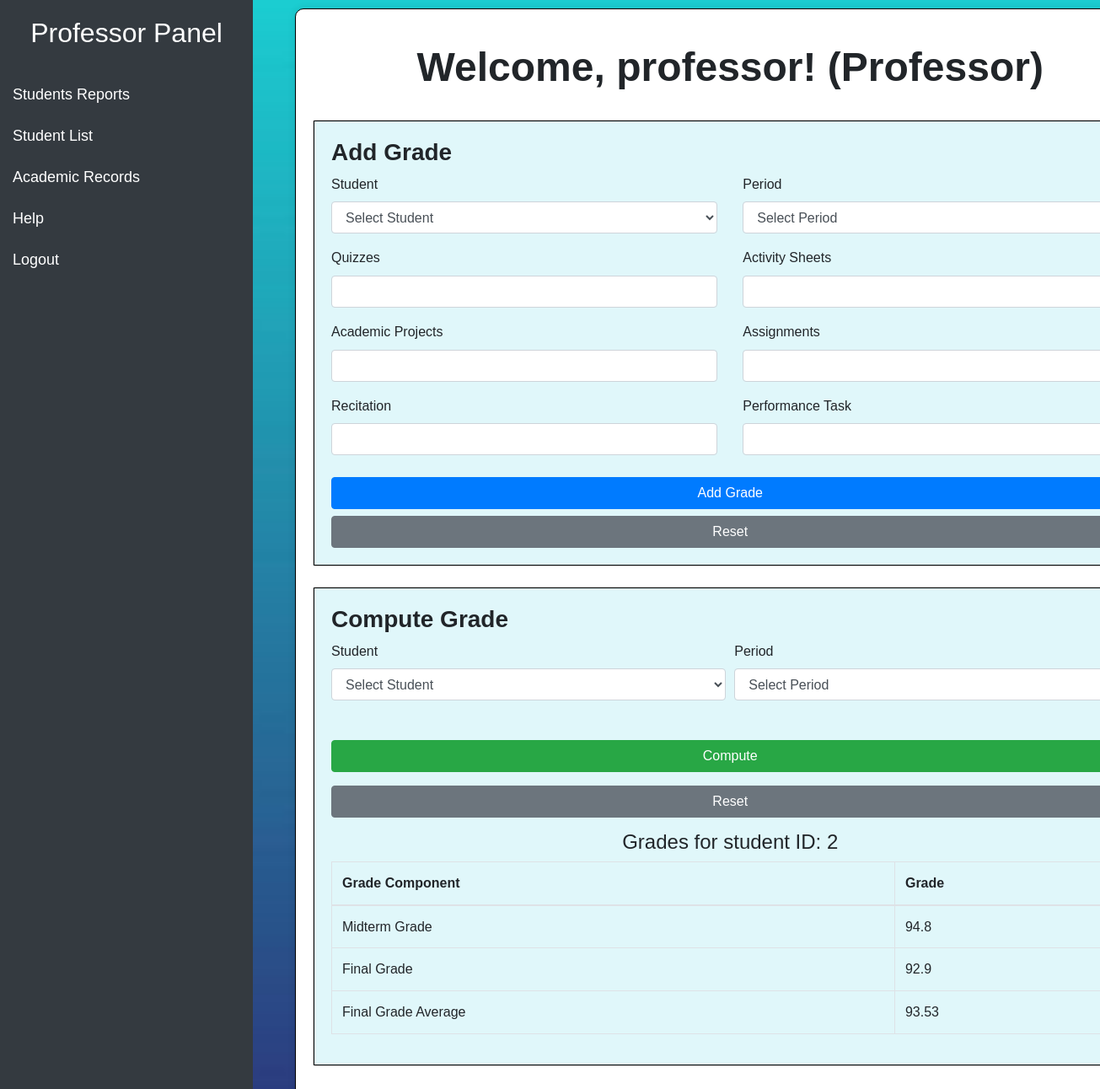
The app's page /professor_dashboard.php?compute_student_id=2 (signed in), older data.
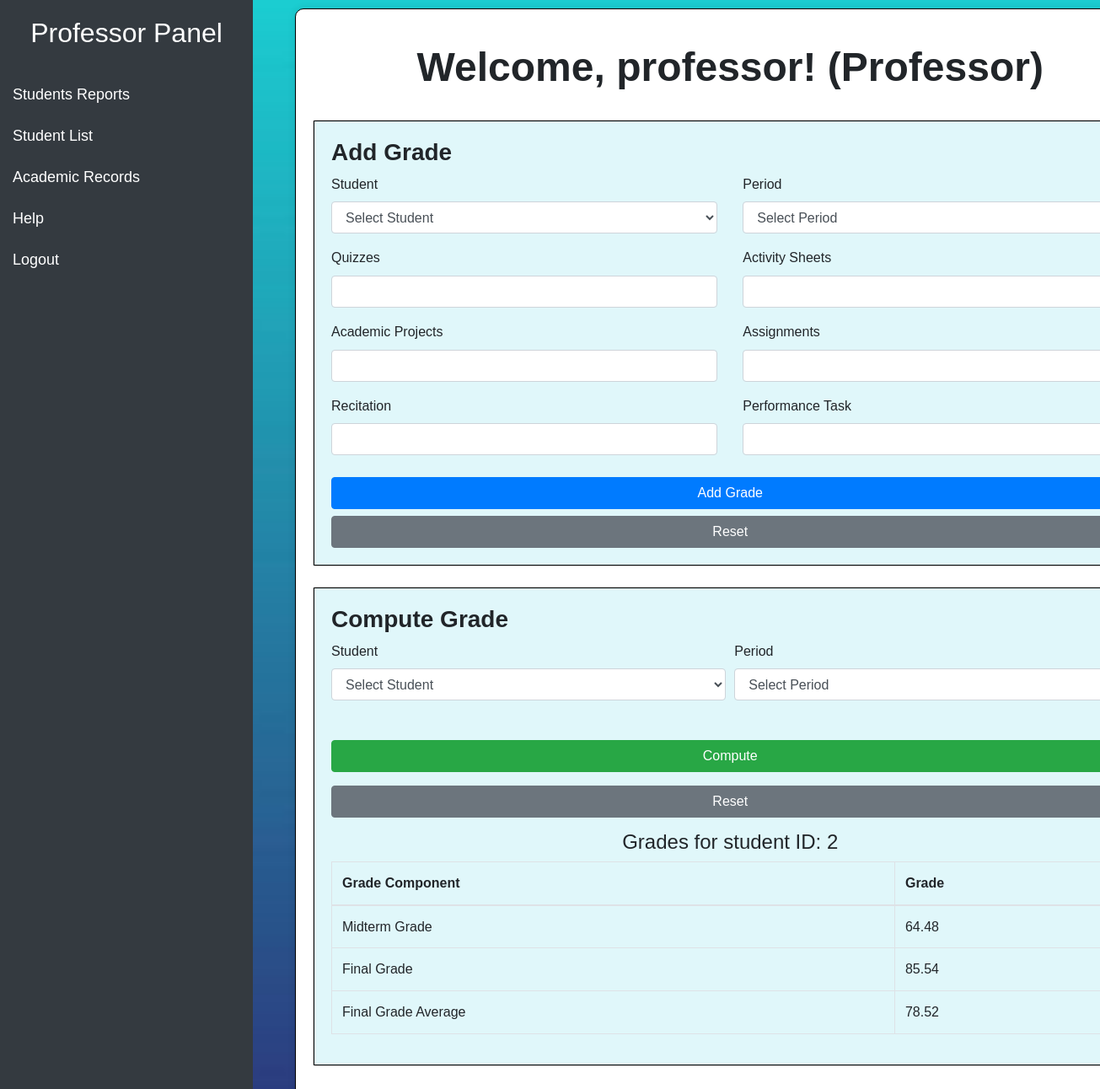
The same page, newer data.
### tables this page shows
CREATE TABLE `grades` (
  `id` int(11) NOT NULL,
  `student_id` int(11) DEFAULT NULL,
  `course_id` int(11) DEFAULT NULL,
  `period` enum('1','2','3','4','PE','ME','SFE','FE') DEFAULT NULL,
  `quizzes` float DEFAULT NULL,
  `academic_projects` float DEFAULT NULL,
  `recitation` float DEFAULT NULL,
  `performance_task` float DEFAULT NULL,
  `activity_sheets` float DEFAULT NULL,
  `assignments` float DEFAULT NULL,
  `prelim_exam` float DEFAULT NULL,
  `midterm_exam` float DEFAULT NULL,
  `semi_final_exam` float DEFAULT NULL,
  `final_exam` float DEFAULT NULL,
  `exam_score` float DEFAULT NULL,
  `remarks` varchar(20) DEFAULT NULL,
  `lec_lab` enum('LEC','LAB') DEFAULT NULL,
  `units` int(11) DEFAULT NULL,
  `total_units` int(11) DEFAULT NULL,
  `total_load_units` int(11) DEFAULT NULL,
  `status` enum('enrolled','dropped','completed') DEFAULT 'enrolled'
);

### professor_dashboard.php (the view, shortened to what this page needs)
<?php
include 'config.php';
function compute_class_standing($student_id) {
    global $conn;
    $sql = "SELECT * FROM grades WHERE student_id=$student_id";
    $result = $conn->query($sql);
    $CS = 0;
    while ($row = $result->fetch_assoc()) {
        $CS += min($row['quizzes'], 99) * 0.05 +
               min($row['academic_projects'], 99) * 0.10 +
               min($row['recitation'], 99) * 0.10 +
               min($row['performance_task'], 99) * 0.20 +
               min($row['activity_sheets'], 99) * 0.20 +
               min($row['assignments'], 99) * 0.10;
    }
    return min($CS, 99);
}
function compute_midterm_grade($student_id) {
    global $conn;
    $CS = compute_class_standing($student_id);
    $sql = "SELECT * FROM grades WHERE student_id=$student_id AND period='ME'";
    $result = $conn->query($sql);
    $ME = 0;
    if ($row = $result->fetch_assoc()) {
        $ME = min($row['midterm_exam'], 99);
    }
    return min(($ME + 4 * $CS) / 5, 99);
}
function compute_tentative_final_grade($student_id) {
    global $conn;
    $CS = compute_class_standing($student_id);
    $sql = "SELECT * FROM grades WHERE student_id=$student_id AND period='SFE'";
    $result = $conn->query($sql);
    $SFE = 0;
    if ($row = $result->fetch_assoc()) {
        $SFE = min($row['semi_final_exam'], 99);
    }
    return min(($SFE + 4 * $CS) / 5, 99);
}
function compute_final_grade($student_id) {
    global $conn;
    $TFG = compute_tentative_final_grade($student_id);
    $sql = "SELECT * FROM grades WHERE student_id=$student_id AND period='FE'";
    $result = $conn->query($sql);
    $FE = 0;
    if ($row = $result->fetch_assoc()) {
        $FE = min($row['final_exam'], 99);
    }
    return min(($TFG + $FE) / 2, 99);
}
function compute_final_grade_average($student_id) {
    $MG = compute_midterm_grade($student_id);
    $FG = compute_final_grade($student_id);
    return min(($MG + 2 * $FG) / 3, 99);
}
?>
<!DOCTYPE html>
<html lang="en">
<head>
    <link rel="stylesheet" href="assets/css/bootstrap.min.css">
</head>
<body>
    <div class="container-fluid">
        <div class="row">
            <div class="col-md-2">
                <div class="sidebar">
                    <h2>Professor Panel</h2>
                    <ul class="nav flex-column">
                        <li class="nav-item"><a class="nav-link" href="report.php">Students Reports</a></li>
                        <li class="nav-item"><a class="nav-link" href="student_list.php">Student List</a></li>
                        <li class="nav-item"><a class="nav-link" href="academic.php">Academic Records</a></li>
						<a href="#" onclick="showHelp()">Help</a>
                        <li class="nav-item"><a class="nav-link" href="logout.php" class="btn btn-danger">Logout</a></li>
                    </ul>
                </div>
            </div>
<div class="container-fluid">
            <div class="col-md-10" id="bold">
                <div class="main-content" id="c">
                <h2 class="center-text">
  Welcome, <?php echo $_SESSION['username']; ?>! (Professor)
</h2>
    <div class="row">
    <div class="col-12 mb-4">
        <div class="card">
            <div class="card-body" id="addstu">
                <h3><b>Add Grade</b></h3>
                <form id="addGradeForm" method="post" action="<?php echo $_SERVER['PHP_SELF']; ?>" onsubmit="return confirm('Are you sure you want to add this grade?');">
                    <div class="row">
                        <div class="col-md-6">
                            <div class="form-group">
                                <label for="student_id">Student</label>
                                <select name="student_id" class="form-control" required aria-label="Student">
                                    <option value="">Select Student</option>
                                </select>
                            </div>
                        </div>
                        <div class="col-md-6">
                            <div class="form-group">
                                <label for="period">Period</label>
                                <select name="period" id="period" class="form-control" required aria-label="Period" onchange="toggleExamFields()">
                                    <option value="">Select Period</option>
                                </select>
                            </div>
                        </div>
                    </div>
                    <div class="row">
                        <div class="col-md-6">
                            <div class="form-group">
                                <label for="quizzes">Quizzes</label>
                                <input type="number" step="0.01" name="quizzes" class="form-control" id="quizzes" required aria-label="Quizzes">
                            </div>
                            <div class="form-group">
                                <label for="academic_projects">Academic Projects</label>
                                <input type="number" step="0.01" name="academic_projects" class="form-control" id="academic_projects" required aria-label="Academic Projects">
                            </div>
                            <div class="form-group">
                                <label for="recitation">Recitation</label>
                                <input type="number" step="0.01" name="recitation" class="form-control" id="recitation" required aria-label="Recitation">
                            </div>
                        </div>
                        <div class="col-md-6">
                            <div class="form-group">
                                <label for="activity_sheets">Activity Sheets</label>
                                <input type="number" step="0.01" name="activity_sheets" class="form-control" id="activity_sheets" required aria-label="Activity Sheets">
                            </div>
                            <div class="form-group">
                                <label for="assignments">Assignments</label>
                                <input type="number" step="0.01" name="assignments" class="form-control" id="assignments" required aria-label="Assignments">
                            </div>
                            <div class="form-group">
                                <label for="performance_task">Performance Task</label>
                                <input type="number" step="0.01" name="performance_task" class="form-control" id="performance_task" required aria-label="Performance Task">
                            </div>
                        </div>
                    </div>
                    <input type="submit" value="Add Grade" class="btn btn-primary btn-block">
                    <button type="button" class="btn btn-secondary btn-block" onclick="resetForm('addGradeForm')">Reset</button>
                </form>
            </div>
        </div>
    </div>
    <div class="col-12 mb-4">
        <div class="card">
            <div class="card-body" id="addstu">
                <h3><b>Compute Grade</b></h3>
                <form id="computeGradeForm" method="get" action="<?php echo $_SERVER['PHP_SELF']; ?>">
                    <div class="form-row">
                        <div class="form-group col-md-6">
                            <label for="compute_student_id">Student</label>
                            <select name="compute_student_id" class="form-control" aria-label="Compute Student" required>
                                <option value="">Select Student</option>
                            </select>
                        </div>
                        <div class="form-group col-md-6">
                            <label for="period">Period</label>
                            <select name="period" id="period" class="form-control" aria-label="Period" onchange="toggleExamFields()" required>
                                <option value="">Select Period</option>
                            </select>
                        </div>
                    </div>
                    <input type="submit" value="Compute" class="btn btn-success btn-block mt-3">
                    <button type="button" class="btn btn-secondary btn-block mt-3" onclick="resetForm('computeGradeForm')">Reset</button>
                </form>
                <?php
                if (isset($_GET['compute_student_id'])) {
                    $student_id = $_GET['compute_student_id'];
                    echo "<h4>Grades for student ID: $student_id</h4>";
                    echo "<table class='table table-bordered'>
                            <thead>
                                <tr>
                                    <th>Grade Component</th>
                                    <th>Grade</th>
                                </tr>
                            </thead>
                            <tbody>
                                <tr>
                                    <td>Midterm Grade</td>
                                    <td>" . round(compute_midterm_grade($student_id), 2) . "</td>
                                </tr>
                                <tr>
                                    <td>Final Grade</td>
                                    <td>" . round(compute_final_grade($student_id), 2) . "</td>
                                </tr>
                                <tr>
                                    <td>Final Grade Average</td>
                                    <td>" . round(compute_final_grade_average($student_id), 2) . "</td>
                                </tr>
                            </tbody>
                          </table>";
                }
                ?>
            </div>
        </div>
    </div>
</div>

### professor_dashboard.php (style rules this page uses)
#c { font-family: Arial; font-weight: ; margin-top: 10px; margin-bottom:10px; }
body { background-image:url("bg.jpg"); background-size:cover; font-family: Arial, sans-serif; line-height: 1.6; }
.sidebar { height: 100%; width: 300px; position: fixed; z-index: 1; top: 0; left: 0; background-color: #343a40; overflow-x: hidden; padding-top: 20px; transition: 0.3s; color: #fff; }
.sidebar h2 { text-align: center; margin-bottom: 30px; }
.sidebar a { padding: 10px 15px; text-decoration: none; font-size: 18px; color: #fff; display: block; transition: 0.3s; }
.main-content { margin-left: 320px; padding: 20px; background-color:white; border-radius: 10px; margin-top: 20px; box-shadow: 0 0 10px rgba(0, 0, 0, 0.1); width:100%; border: 1px solid black; }
.form-control { margin-bottom: 15px; }
.btn-primary, .btn-danger, .btn-success, .btn-reset { margin-top: 10px; }
.center-text { text-align: center; margin-top: 20px; font-size: 3rem; font-weight: bold; }
#addstu { background-color:#E0F7FA; border: 1px solid black; }
h4 { margin-top:15px; text-align: center; }

Row changes from the older to the newer data that the page shows:
no longer on this page (row edited): grades: midterm_exam "94.8"
Text that changed along with them:
compute_midterm_grade($student_id): (not shown) → "64.48"
compute_final_grade($student_id): "92.9" → "85.54"
compute_final_grade_average($student_id): "93.53" → "78.52"
